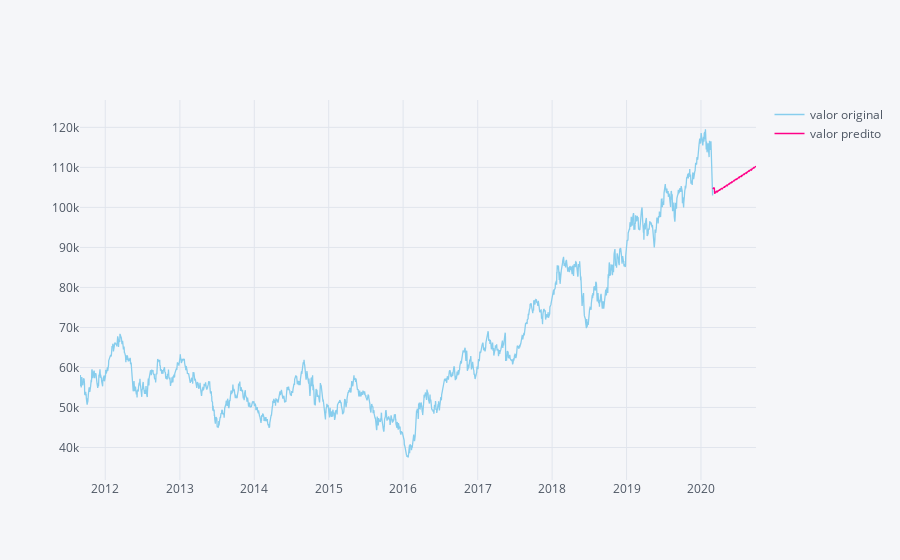

The notebook cell saved with this chart:
### Markdown cell above
### AutoARIMA

### Code cell
gerar_previsao(indice = '^BVSP', 
               modelo = 'autoarima', 
               periodos_anteriores = 2100, 
               start_date = '2020-02-28', 
               end_date = '2020-09-27')

### Figure 1 — Plotly figure (JSON) as saved in the notebook; plotly's stock layout.template omitted (floating-point values rounded to 4 significant figures; data arrays with more than 128 entries replaced by an {"elided": "..."} marker saying what was removed)
{"data": [{"line": {"color": "rgba(135, 205, 237, 1.0)", "dash": "solid", "shape": "linear", "width": 1.3}, "mode": "lines", "name": "valor original", "text": "", "type": "scatter", "uid": "79465f4a-f0c3-4cdb-a2fa-476222457bba", "x": {"elided": "2312 str values"}, "y": {"elided": "2312 mixed values"}}, {"line": {"color": "rgba(255, 0, 136, 1.0)", "dash": "solid", "shape": "linear", "width": 1.3}, "mode": "lines", "name": "valor predito", "text": "", "type": "scatter", "uid": "48d207b4-5d5d-4b14-9bbe-bd7def8120da", "x": {"elided": "2312 str values"}, "y": {"elided": "2312 mixed values"}}], "layout": {"legend": {"bgcolor": "#F5F6F9", "font": {"color": "#4D5663"}}, "paper_bgcolor": "#F5F6F9", "plot_bgcolor": "#F5F6F9", "title": {"font": {"color": "#4D5663"}}, "xaxis": {"gridcolor": "#E1E5ED", "showgrid": true, "tickfont": {"color": "#4D5663"}, "title": {"font": {"color": "#4D5663"}, "text": ""}, "zerolinecolor": "#E1E5ED"}, "yaxis": {"gridcolor": "#E1E5ED", "range": [31870.0, 126800.0], "showgrid": true, "tickfont": {"color": "#4D5663"}, "title": {"font": {"color": "#4D5663"}, "text": ""}, "zerolinecolor": "#E1E5ED"}}}
